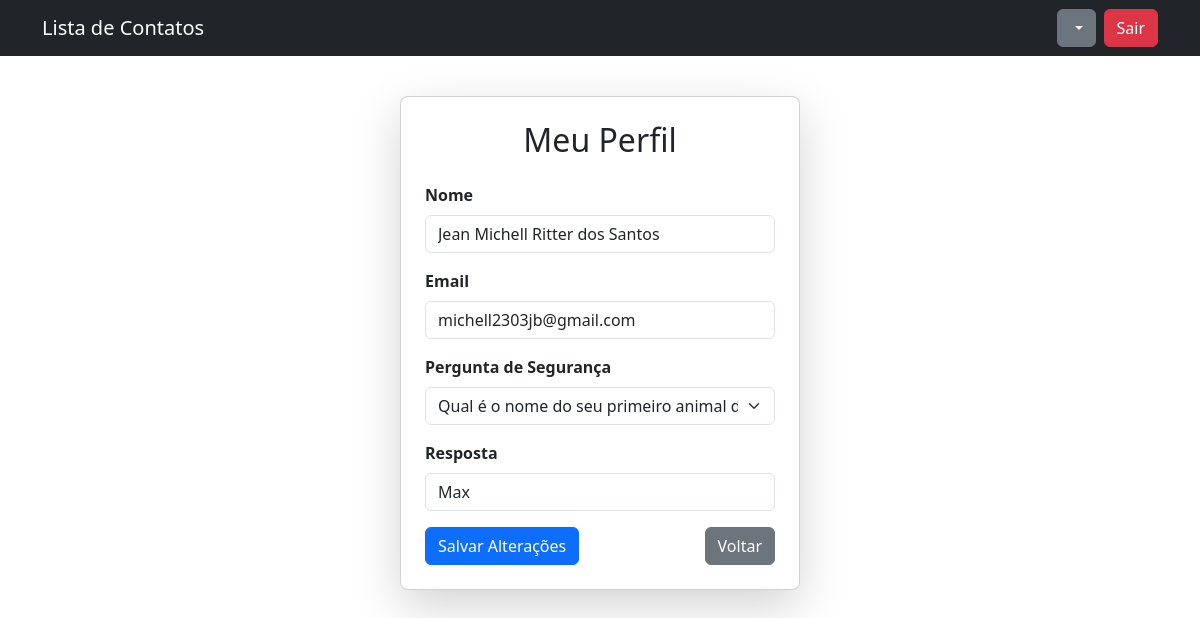
The page /perfil (signed in) on the database its author committed.
### tables this page shows
CREATE TABLE Usuario (
    id_usuario INTEGER PRIMARY KEY AUTOINCREMENT,
    nome TEXT NOT NULL,
    email TEXT NOT NULL UNIQUE,
    senha TEXT NOT NULL
, pergunta_seg TEXT, resposta_seg TEXT);

### app.py (the view, shortened to what this page needs)
@app.route('/perfil', methods=['GET', 'POST'])
def perfil():
    if 'user_id' not in session:
        return redirect(url_for('login'))
    user_id = session['user_id']
    conn = sqlite3.connect('database.db')
    cursor = conn.cursor()
    cursor.execute("SELECT nome, email, pergunta_seg, resposta_seg FROM Usuario WHERE id_usuario = ?", (user_id,))
    usuario = cursor.fetchone()
    conn.close()
    return render_template('perfil.html', usuario=usuario)

### templates/perfil.html (shortened to what this page needs)
{% extends "base.html" %}
{% block content %}
<div class="card shadow-lg p-4 mt-4">
    <h2 class="mb-4 text-center">Meu Perfil</h2>
    <form method="POST">
        <div class="mb-3">
            <label class="form-label"><strong>Nome</strong></label>
            <input type="text" name="nome" class="form-control" value="{{ usuario[0] }}" required>
        </div>
        <div class="mb-3">
            <label class="form-label"><strong>Email</strong></label>
            <input type="email" name="email" class="form-control" value="{{ usuario[1] }}" required>
        </div>
        <div class="mb-3">
            <label class="form-label"><strong>Pergunta de Segurança</strong></label>
            <select name="pergunta_seg" class="form-select" required>
                <option value="Qual é o nome do seu primeiro animal de estimação?" {% if usuario[2] == "Qual é o nome do seu primeiro animal de estimação?" %}selected{% endif %}>Qual é o nome do seu primeiro animal de estimação?</option>
            </select>
        </div>
        <div class="mb-3">
            <label class="form-label"><strong>Resposta</strong></label>
            <input type="text" name="resposta_seg" class="form-control" value="{{ usuario[3] }}">
        </div>
        <div class="d-flex justify-content-between">
            <button type="submit" class="btn btn-primary">Salvar Alterações</button>
            <a href="{{ url_for('contatos') }}" class="btn btn-secondary">Voltar</a>
        </div>
    </form>
</div>
{% endblock %}

### static/css/style.css (style rules this page uses)
.card { max-width: 400px; margin: 5rem auto 2rem auto; padding: 2rem; border-radius: 0.5rem; box-shadow: 0 0.5rem 1rem rgba(0,0,0,0.1); background-color: #ffffff; }

### rows shown on the page
Usuario: nome "Jean Michell Ritter dos Santos", email "michell2303jb@gmail.com", pergunta_seg "Qual é o nome do seu primeiro animal de estimação?", resposta_seg "Max"
